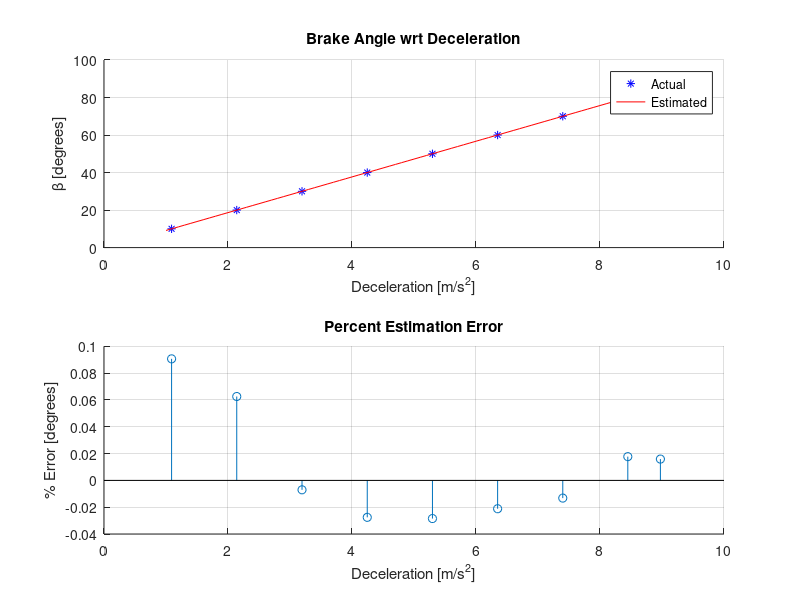

This chart was generated by the following MATLAB code:
clear
clc

n = 9;

% WLS-estimator that fits 20 data points

%z = [1.0901;    2.1410;    3.1938;    4.2460;    5.2976;    6.3487;    7.3996;    8.4484];
%H = [10 1; 20 1; 30 1; 40 1; 50 1; 60 1; 70 1; 80 1];
z = (10:10:90)';
z(9) = 85;
H = [1.0901 1; 2.1410 1; 3.1938 1; 4.2460 1; 5.2976 1; 6.3487 1; 7.3996 1; 8.4484 1; 8.9741 1];

% Calculate x
x_hat = inv(H'*H)*H'*z
 
% Plot outputs
t = 1:.1:H(n);

figure(1)
subplot(2, 1, 1);
hold on; grid;
actual = plot(H(:, 1), z, '* blue');
estimate = plot(t, t*x_hat(1) + x_hat(2), 'red');
title('Brake Angle wrt Deceleration');
xlabel('Deceleration [m/s^2]');
ylabel('\beta [degrees]');
legend([actual estimate], 'Actual', 'Estimated', 'Location', 'Best');

subplot(2, 1, 2);
hold on; grid;
stem(H(:, 1), 100*(z - H*x_hat)./z)
title('Percent Estimation Error');
xlabel('Deceleration [m/s^2]');
ylabel('% Error [degrees]');